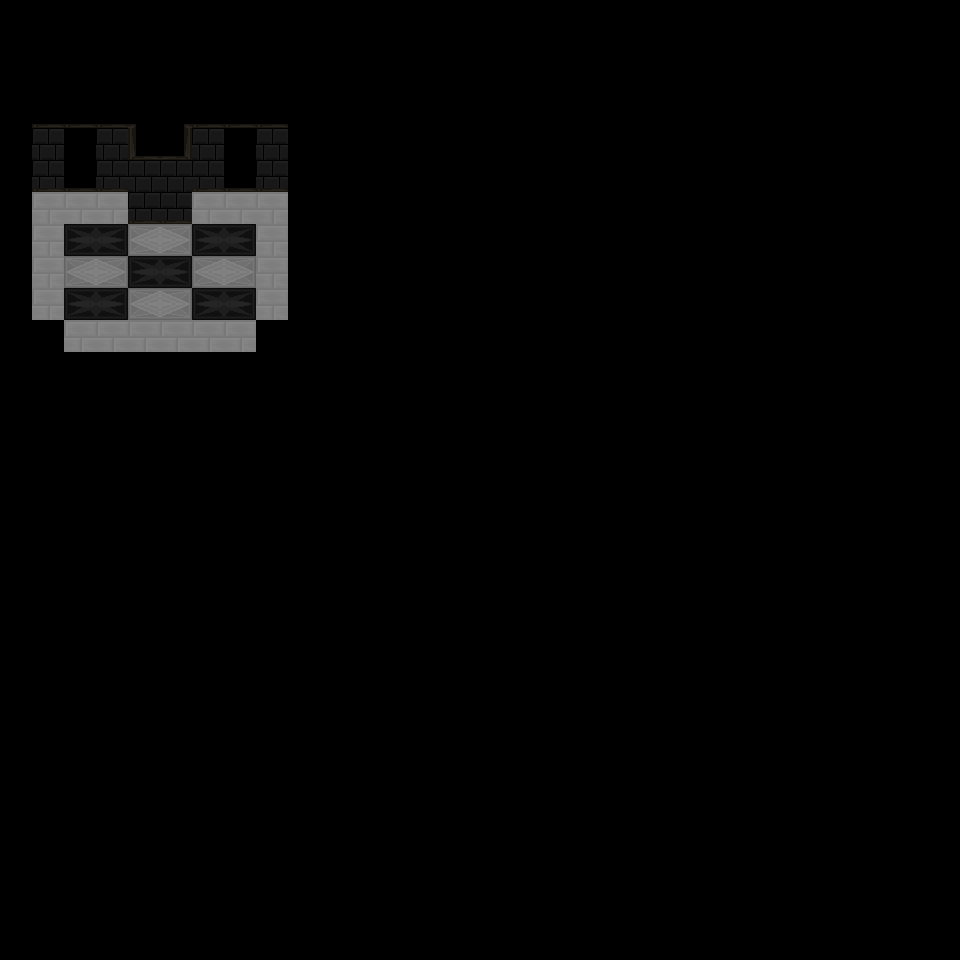

This game map was drawn from its Tiled (.tmx) file and the tilesets committed beside it. A one-line description and the full map source follow:
An orthogonal 30x30 tile map with 32x32 px tiles, 2 tile layers (Tile Layer 1, Tile Layer 2).

<map version="1.0" orientation="orthogonal" renderorder="right-down" width="30" height="30" tilewidth="32" tileheight="32" nextobjectid="1">
 <tileset firstgid="1" name="main_hall" tilewidth="32" tileheight="32" tilecount="100" columns="10">
  <image source="../tiles/main_hall.png" trans="ffffff" width="320" height="320" />
 </tileset>
 <layer name="Tile Layer 1" width="30" height="30">
  <data encoding="csv">
0,0,0,0,0,0,0,0,0,0,0,0,0,0,0,0,0,0,0,0,0,0,0,0,0,0,0,0,0,0,
0,0,0,0,0,0,0,0,0,0,0,0,0,0,0,0,0,0,0,0,0,0,0,0,0,0,0,0,0,0,
0,0,0,0,0,0,0,0,0,0,0,0,0,0,0,0,0,0,0,0,0,0,0,0,0,0,0,0,0,0,
0,1073741828,1073741828,1073741828,1073741829,3221225477,1073741828,1073741828,1073741828,0,0,0,0,0,0,0,0,0,0,0,0,0,0,0,0,0,0,0,0,0,
0,1,0,1,1073741827,3221225475,1,0,1,0,0,0,0,0,0,0,0,0,0,0,0,0,0,0,0,0,0,0,0,0,
0,1,0,1,1,1,1,0,1,0,0,0,0,0,0,0,0,0,0,0,0,0,0,0,0,0,0,0,0,0,
0,43,44,41,1,1,2147483691,2147483690,2147483689,0,0,0,0,0,0,0,0,0,0,0,0,0,0,0,0,0,0,0,0,0,
0,41,42,43,44,41,42,43,44,0,0,0,0,0,0,0,0,0,0,0,0,0,0,0,0,0,0,0,0,0,
0,43,44,2147483690,2147483689,2147483692,2147483691,2147483690,2147483689,0,0,0,0,0,0,0,0,0,0,0,0,0,0,0,0,0,0,0,0,0,
0,41,42,43,44,41,42,43,44,0,0,0,0,0,0,0,0,0,0,0,0,0,0,0,0,0,0,0,0,0,
0,0,0,0,0,0,0,0,0,0,0,0,0,0,0,0,0,0,0,0,0,0,0,0,0,0,0,0,0,0,
0,0,0,0,0,0,0,0,0,0,0,0,0,0,0,0,0,0,0,0,0,0,0,0,0,0,0,0,0,0,
0,0,0,0,0,0,0,0,0,0,0,0,0,0,0,0,0,0,0,0,0,0,0,0,0,0,0,0,0,0,
0,0,0,0,0,0,0,0,0,0,0,0,0,0,0,0,0,0,0,0,0,0,0,0,0,0,0,0,0,0,
0,0,0,0,0,0,0,0,0,0,0,0,0,0,0,0,0,0,0,0,0,0,0,0,0,0,0,0,0,0,
0,0,0,0,0,0,0,0,0,0,0,0,0,0,0,0,0,0,0,0,0,0,0,0,0,0,0,0,0,0,
0,0,0,0,0,0,0,0,0,0,0,0,0,0,0,0,0,0,0,0,0,0,0,0,0,0,0,0,0,0,
0,0,0,0,0,0,0,0,0,0,0,0,0,0,0,0,0,0,0,0,0,0,0,0,0,0,0,0,0,0,
0,0,0,0,0,0,0,0,0,0,0,0,0,0,0,0,0,0,0,0,0,0,0,0,0,0,0,0,0,0,
0,0,0,0,0,0,0,0,0,0,0,0,0,0,0,0,0,0,0,0,0,0,0,0,0,0,0,0,0,0,
0,0,0,0,0,0,0,0,0,0,0,0,0,0,0,0,0,0,0,0,0,0,0,0,0,0,0,0,0,0,
0,0,0,0,0,0,0,0,0,0,0,0,0,0,0,0,0,0,0,0,0,0,0,0,0,0,0,0,0,0,
0,0,0,0,0,0,0,0,0,0,0,0,0,0,0,0,0,0,0,0,0,0,0,0,0,0,0,0,0,0,
0,0,0,0,0,0,0,0,0,0,0,0,0,0,0,0,0,0,0,0,0,0,0,0,0,0,0,0,0,0,
0,0,0,0,0,0,0,0,0,0,0,0,0,0,0,0,0,0,0,0,0,0,0,0,0,0,0,0,0,0,
0,0,0,0,0,0,0,0,0,0,0,0,0,0,0,0,0,0,0,0,0,0,0,0,0,0,0,0,0,0,
0,0,0,0,0,0,0,0,0,0,0,0,0,0,0,0,0,0,0,0,0,0,0,0,0,0,0,0,0,0,
0,0,0,0,0,0,0,0,0,0,0,0,0,0,0,0,0,0,0,0,0,0,0,0,0,0,0,0,0,0,
0,0,0,0,0,0,0,0,0,0,0,0,0,0,0,0,0,0,0,0,0,0,0,0,0,0,0,0,0,0,
0,0,0,0,0,0,0,0,0,0,0,0,0,0,0,0,0,0,0,0,0,0,0,0,0,0,0,0,0,0
</data>
 </layer>
 <layer name="Tile Layer 2" width="30" height="30">
  <data encoding="csv">
0,0,0,0,0,0,0,0,0,0,0,0,0,0,0,0,0,0,0,0,0,0,0,0,0,0,0,0,0,0,
0,0,0,0,0,0,0,0,0,0,0,0,0,0,0,0,0,0,0,0,0,0,0,0,0,0,0,0,0,0,
0,0,0,0,0,0,0,0,0,0,0,0,0,0,0,0,0,0,0,0,0,0,0,0,0,0,0,0,0,0,
0,0,0,0,0,0,0,0,0,0,0,0,0,0,0,0,0,0,0,0,0,0,0,0,0,0,0,0,0,0,
0,0,0,0,0,0,0,0,0,0,0,0,0,0,0,0,0,0,0,0,0,0,0,0,0,0,0,0,0,0,
0,1073741828,1073741828,1073741828,0,0,1073741828,1073741828,1073741828,0,0,0,0,0,0,0,0,0,0,0,0,0,0,0,0,0,0,0,0,0,
0,34,34,34,1073741828,1073741828,34,34,34,0,0,0,0,0,0,0,0,0,0,0,0,0,0,0,0,0,0,0,0,0,
0,34,41,42,43,44,41,42,34,0,0,0,0,0,0,0,0,0,0,0,0,0,0,0,0,0,0,0,0,0,
0,34,43,44,41,42,43,44,34,0,0,0,0,0,0,0,0,0,0,0,0,0,0,0,0,0,0,0,0,0,
0,34,41,42,43,44,41,42,34,0,0,0,0,0,0,0,0,0,0,0,0,0,0,0,0,0,0,0,0,0,
0,0,34,34,34,34,34,34,0,0,0,0,0,0,0,0,0,0,0,0,0,0,0,0,0,0,0,0,0,0,
0,0,0,0,0,0,0,0,0,0,0,0,0,0,0,0,0,0,0,0,0,0,0,0,0,0,0,0,0,0,
0,0,0,0,0,0,0,0,0,0,0,0,0,0,0,0,0,0,0,0,0,0,0,0,0,0,0,0,0,0,
0,0,0,0,0,0,0,0,0,0,0,0,0,0,0,0,0,0,0,0,0,0,0,0,0,0,0,0,0,0,
0,0,0,0,0,0,0,0,0,0,0,0,0,0,0,0,0,0,0,0,0,0,0,0,0,0,0,0,0,0,
0,0,0,0,0,0,0,0,0,0,0,0,0,0,0,0,0,0,0,0,0,0,0,0,0,0,0,0,0,0,
0,0,0,0,0,0,0,0,0,0,0,0,0,0,0,0,0,0,0,0,0,0,0,0,0,0,0,0,0,0,
0,0,0,0,0,0,0,0,0,0,0,0,0,0,0,0,0,0,0,0,0,0,0,0,0,0,0,0,0,0,
0,0,0,0,0,0,0,0,0,0,0,0,0,0,0,0,0,0,0,0,0,0,0,0,0,0,0,0,0,0,
0,0,0,0,0,0,0,0,0,0,0,0,0,0,0,0,0,0,0,0,0,0,0,0,0,0,0,0,0,0,
0,0,0,0,0,0,0,0,0,0,0,0,0,0,0,0,0,0,0,0,0,0,0,0,0,0,0,0,0,0,
0,0,0,0,0,0,0,0,0,0,0,0,0,0,0,0,0,0,0,0,0,0,0,0,0,0,0,0,0,0,
0,0,0,0,0,0,0,0,0,0,0,0,0,0,0,0,0,0,0,0,0,0,0,0,0,0,0,0,0,0,
0,0,0,0,0,0,0,0,0,0,0,0,0,0,0,0,0,0,0,0,0,0,0,0,0,0,0,0,0,0,
0,0,0,0,0,0,0,0,0,0,0,0,0,0,0,0,0,0,0,0,0,0,0,0,0,0,0,0,0,0,
0,0,0,0,0,0,0,0,0,0,0,0,0,0,0,0,0,0,0,0,0,0,0,0,0,0,0,0,0,0,
0,0,0,0,0,0,0,0,0,0,0,0,0,0,0,0,0,0,0,0,0,0,0,0,0,0,0,0,0,0,
0,0,0,0,0,0,0,0,0,0,0,0,0,0,0,0,0,0,0,0,0,0,0,0,0,0,0,0,0,0,
0,0,0,0,0,0,0,0,0,0,0,0,0,0,0,0,0,0,0,0,0,0,0,0,0,0,0,0,0,0,
0,0,0,0,0,0,0,0,0,0,0,0,0,0,0,0,0,0,0,0,0,0,0,0,0,0,0,0,0,0
</data>
 </layer>
</map>
